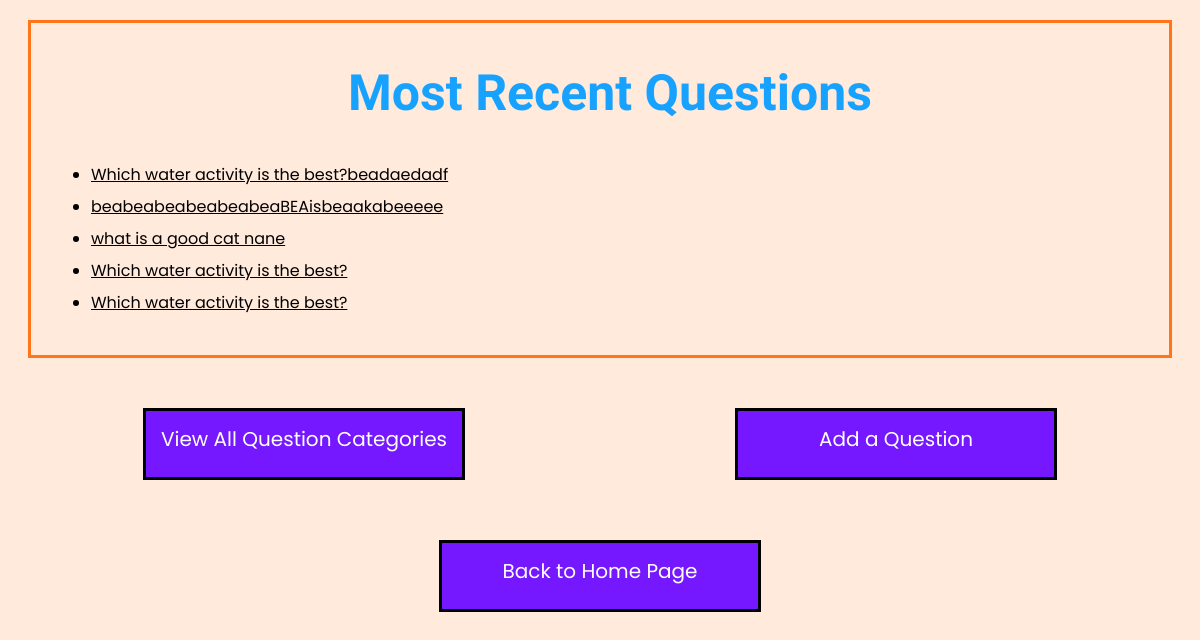
The page /polls/questions/latest_questions/ on the database as committed earlier.
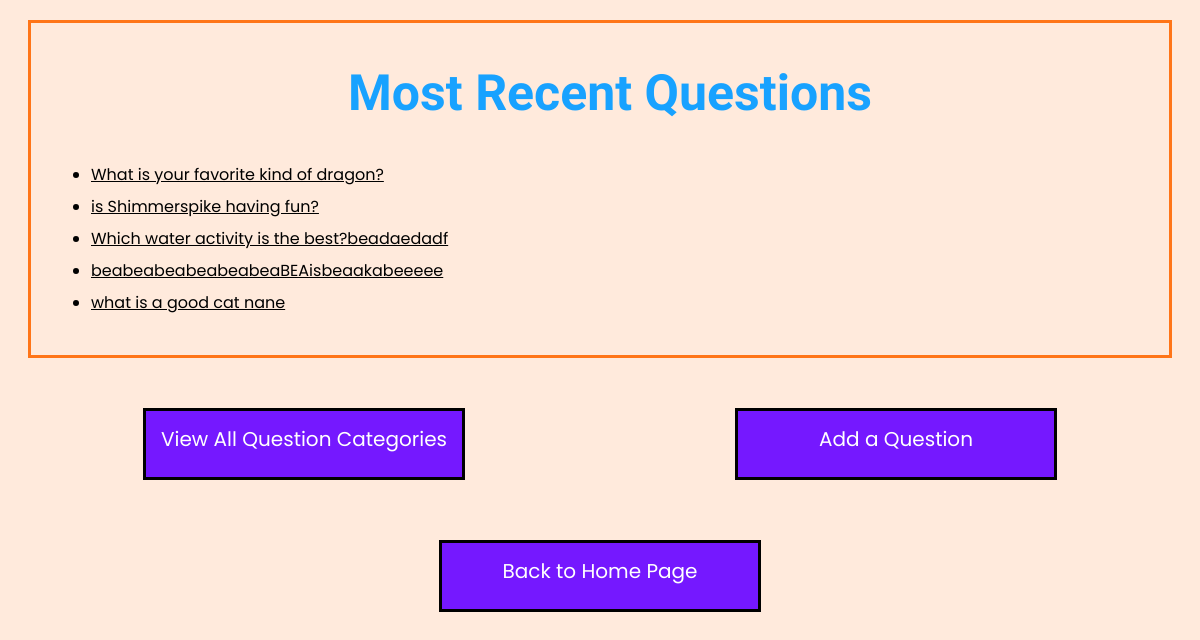
The same page on the database as committed later.
### polls/models.py (models this page shows, shortened)
class Question(models.Model):
    topic = models.ManyToManyField(Topic)
    question_text = models.CharField(max_length=200)
    pub_date = models.DateTimeField("date published")

### polls/views.py (the view)
# urls.py: path("questions/<str:list_name>/", views.question_list_view, name="question_list"),
def question_list_view(request, list_name):
    print(f"Received list_name: {list_name}")
    all_lists = get_question_lists() # Retrieve al lists
    list_info = all_lists.get(list_name, ("Unknown List", [])) # Default if not found
    readable_name, selected_list = list_info
    return render(request, "polls/question_list.html", {
        "list_name": readable_name, # Display the readable title
        "question_list": selected_list,
    })

### polls/context_processors.py (called while the page is built)
def get_question_lists():
    questions = Question.objects.annotate(total_votes=Sum('choice__votes'))
    return {
        "latest_questions": ("Most Recent Questions", Question.objects.order_by("-pub_date")[:5]),
        "oldest_questions": ("Oldest Questions", Question.objects.order_by("pub_date")[:5]),
        "popular_questions": ("Most Popular Questions", questions.order_by('-total_votes')[:5]),
        "all_questions": ("All Questions", Question.objects.all()),
    }

def latest_questions(request):
    return {"latest_questions": get_question_lists()["latest_questions"]}

def oldest_questions(request):
    return {"oldest_questions": get_question_lists()["oldest_questions"]}

def popular_questions(request):
    return {"popular_questions": get_question_lists()["popular_questions"]}

def all_questions(request):
    return {"all_questions": get_question_lists()["all_questions"]}

def all_lists(request):
    return {"all_lists": get_question_lists()}

### polls/templates/polls/question_list.html (shortened to what this page needs)
<!DOCTYPE html>
<html lang="en">
<head>
{% load static %}
<link rel="stylesheet" type="text/css" href="{% static 'polls/styles.css' %}">
</head>
<body>
<div class="list">
    {% if list_name %}
    <h1>{{ list_name }}</h1>
        {% if question_list %}
        <ul>
            {% for question in question_list %}
            <li><a href="{% url 'polls:detail' question.id %}">{{ question.question_text }}</a></li>
            {% endfor %}
        {% else %}
        <p>There are no questions about {{ list_name }}</p>
        {% endif %}
    </ul>
    {% else %}
        <p>There are no questions about this topic.</p>
    {% endif %}
</div>
<div class="btns">
    <a href="{% url  'polls:questions' %}" class="btn">View All Question Categories</a>
    <a href="{% url 'polls:add_question' %}" class="btn">Add a Question</a>
</div>
<div>
    <a href="{% url 'polls:index' %}" class="btn">Back to Home Page</a>
</div>
</body>
</html>

Rows that differ between the two databases and show on the page:
no longer on this page (row unchanged): Question: question_text "Which water activity is the best?"
no longer on this page (row unchanged): Question: question_text "Which water activity is the best?"
added Question: question_text "What is your favorite kind of dragon?"
added Question: question_text "is Shimmerspike having fun?"
